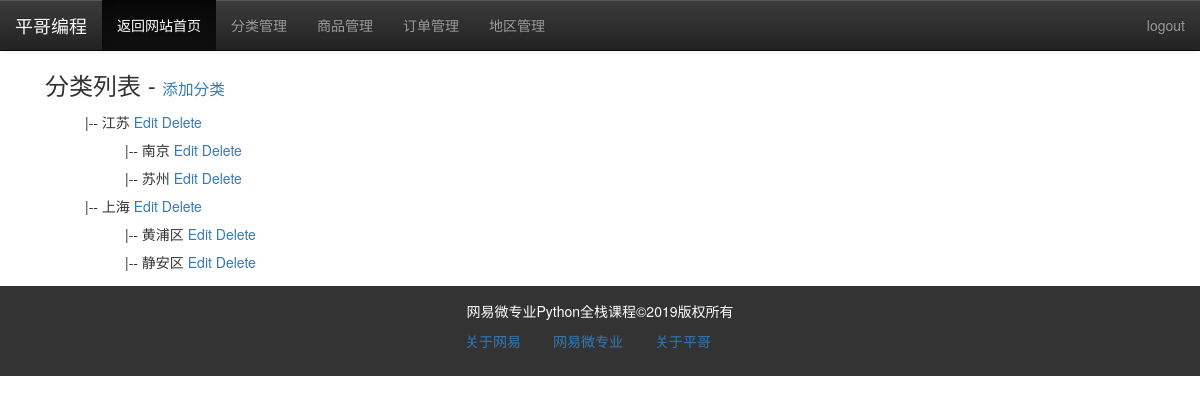
Screenshot of /admin/region/manage/ (signed in) with the database file from the repository.
### xp_mall/models/region.py (models this page shows)
class Region(db.Model):
    id = db.Column(db.Integer, primary_key=True)
    name = db.Column(db.String(30), unique=True)
    order_id = db.Column(db.Integer)
    parent_id = db.Column(db.Integer, db.ForeignKey('region.id'), default=None)
    parent = db.relationship('Region', back_populates="sub_regs", remote_side=[id])
    sub_regs = db.relationship('Region', back_populates="parent", cascade='all, delete-orphan', order_by=order_id)
    def delete(self):
        default_region = Region.query.get(1)
        db.session.delete(self)
        db.session.commit()

### xp_mall/admin/region.py (the view)
@admin_module.route('/region/manage/', defaults={"parent_id":0}, methods=["GET"])
@admin_module.route('/region/manage/<int:parent_id>', methods=["GET"])
@login_required
def manage_region(parent_id):
    parent_id = parent_id if parent_id else None
    regions = Region.query.filter_by(parent_id=parent_id).order_by(Region.order_id).all()
    print(regions[0].sub_regs)
    return render_template('admin/region/region_list.html', regions=regions)

### app.py (called while the page is built)
def register_request_handlers(app):
    @app.after_request
    def query_profiler(response):
        for q in get_debug_queries():
            if q.duration >= app.config['XPMALL_SLOW_QUERY_THRESHOLD']:
                app.logger.warning(
                    'Slow query: Duration: %fs\n Context: %s\nQuery: %s\n '
                    % (q.duration, q.context, q.statement)
                )
        return response

### xp_mall/admin/__init__.py (called while the page is built)
@admin_module.before_request
@login_required
def is_admin():
    if not current_user.is_admin :
        return redirect(url_for("login"))

### xp_mall/extensions.py (called while the page is built)
@login_manager.user_loader
def load_user(user_id):
    from xp_mall.models.member import Member
    user = Member.query.get(int(user_id))
    return user

### templates/admin/region/region_list.html (shortened to what this page needs)
{% extends "admin/admin_base.html" %}
{% from "admin/region/region_list_item.html" import region_items %}
{% block content %}
<div class="container">
    <div class="main col-md-12 col-lg-12 col-xs-12 col-sm-12">
        <h3>分类列表 - <small><a href="{{ url_for("admin.new_region") }}">添加分类</a> </small></h3>
        {% if regions %}
        <ul>
            {{ region_items(regions) }}
        </ul>
        {% else %}
        <div class="tip">
            <h5>没有分类</h5>
        </div>
        {% endif %}
    </div>
</div>
{% endblock %}

### templates/admin/region/region_list_item.html
{% macro region_items(regs) %}
{% for reg in regs %}
<li class="reg_li" id="li_{{ reg.id }}">{{ reg.name }}
    <a class="edit-btn" href="{{ url_for('.edit_region', region_id=reg.id) }}">Edit</a>
    <a class="delete-btn" href="javascript:delete_reg({{ reg.id }})">Delete
    </a>
    {% if reg.sub_regs %}
    <ul>
        {{ region_items(reg.sub_regs) }}
    </ul>
    {% endif %}
</li>
{% endfor %}
{% endmacro %}

### rows the page displays
Region: name "江苏"
Region: name "南京"
Region: name "苏州"
Region: name "上海"
Region: name "黄浦区"
Region: name "静安区"
